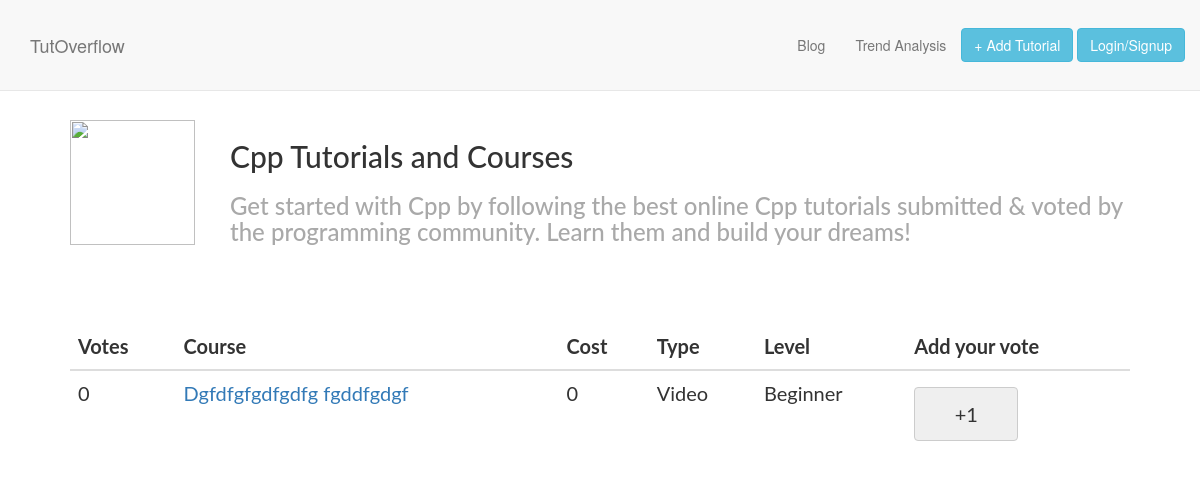
Screenshot of /courses.php?search_tech=cpp with the database file from the repository.
### tables this page shows
CREATE TABLE `Courses` (
  `technology` varchar(100) NOT NULL,
  `course_name` varchar(100) NOT NULL,
  `link` varchar(100) NOT NULL,
  `dif_level` varchar(10) NOT NULL,
  `course_type` varchar(100) NOT NULL,
  `cost` varchar(100) NOT NULL,
  `vote` int(100) NOT NULL
);

### courses.php (the view, shortened to what this page needs)
<?php
$server = "localhost";
$username = "root";
$password = "";
$dbname = "survey";
$conn = mysqli_connect($server, $username, $password, $dbname);
$search_query = $_GET['search_tech'];
$search_query = strtolower($search_query);
$sql = "SELECT course_name,link,dif_level,course_type,cost,vote from Courses where technology='$search_query' order by vote desc ";
        $tasks = mysqli_query($conn, $sql);
?>
<!DOCTYPE html>
<html lang="en">
<head>
    <link href="src/css/landing.css" rel="stylesheet">
    <link href="src/css/bootstrap.min.css" rel="stylesheet">
    <link href="src/css/scrolling-nav.css" rel="stylesheet">
    <link href="src/css/courses.css" rel="stylesheet">
</head>
<body id="page-top" data-spy="scroll" data-target=".navbar-fixed-top">
    <nav class="navbar navbar-default navbar-fixed-top" role="navigation">
        <div class="container">
            <div class="navbar-header page-scroll">
                <a class="navbar-brand page-scroll" href="index.php">TutOverflow</a>
            </div>
            <div class="collapse navbar-collapse navbar-ex1-collapse">
                <ul class="nav navbar-nav navbar-right">
                    <li>
                        <a class="page-scroll" href="display.php">Blog</a>
                    </li>
                    <li>
                        <a class="page-scroll" href="/TutOverflow/Trend/survey/main.php">Trend Analysis</a>
                    </li>
                    <button class="btn btn-info navbar-btn" data-toggle="modal" data-target="#exampleModal">+ Add Tutorial</button>
                    <?php if(!isset($_SESSION['username']))
                    echo  "<a href='db.php'><button class='btn btn-info navbar-btn'>Login/Signup</button></a>";
                    else
                        echo "<a href='db.php?logout='1><button class='btn btn-info navbar-btn'>Logout</button></a>";
                ?>
                </ul>
            </div>
        </div>
    </nav>
    <div class="container-fluid">
        <div id="tech-image">
            <?php
            $img_src="img/logo-".$search_query.".svg";
            echo '<img src="'.$img_src.'" width="125" height="125" />';?>
        </div>
        <div id="tech-info">
            <div id="main-head">
                <?php
                echo '<h2>'.ucfirst($search_query)." Tutorials and Courses </h2>";?>
            </div>
            <div id="more-info">
                <?php
                $info="Get started with ".ucfirst($search_query)." by following the best online ".ucfirst($search_query)." tutorials submitted & voted by the programming community. Learn them and build your dreams!";
                echo '<h3>'.$info.'</h3>';
                ?>
            </div>
        </div>
    </div>
    <div class="courses-list">
        <table class="table table-hover">
            <thead>
              <tr>
               <th scope="col">Votes</th>&nbsp;&nbsp;
               <th scope="col">Course</th>&nbsp;&nbsp;
               <th scope="col">Cost</th>&nbsp;&nbsp;
               <th scope="col">Type</th>&nbsp;&nbsp;
               <th scope="col">Level</th>&nbsp;&nbsp;
               <th scope="col">Add your vote</th>&nbsp;&nbsp;
           </tr>
       </thead>
       <tbody>
        <?php
        while ($row = mysqli_fetch_array($tasks))
            {?>
               <tr>
                <td> <?php echo $row['vote']; ?> </td>
                <td class="task"> <?php echo "<a href=" . $row['link'] . ">" . ucfirst($row['course_name']) . "</a>"; ?> </td>
                <td><?php echo ucfirst($row['cost']); ?></td>
                <td> <?php echo ucfirst($row['course_type']); ?> </td>
                <td> <?php echo ucfirst($row['dif_level']); ?> </td>
                <td><form method="get" action="check.php">
                    <input id="plus-one-button" type="submit" name="vote-button" value="+1"></form></td>
                </tr>
                <?php $i++;
            }
            ?>
        </tbody>
    </table>
</div>
</body>
</html>

### src/css/scrolling-nav.css (style rules this page uses)
body { width: 100%; height: 100%; }
html { width: 100%; height: 100%; }
@media (min-width:767px) { .navbar { padding: 20px 0; -webkit-transition: background .5s ease-in-out,padding .5s ease-in-out; -moz-transition: background .5s ease-in-out,padding .5s ease-in-out; transition: background .5s ease-in-out,padding .5s ease-in-out; } }

### src/css/courses.css (style rules this page uses)
.container-fluid { display: inline-flex; margin-top: 100px; font-family: "Lato", sans-serif; padding: 20px; align-items: flex-start; align-content: flex-start; margin-right: auto; margin-left: auto; }
#tech-image { margin-right: 20px; margin-left: 50px; }
#tech-info { margin-left: 15px; align-content: center; margin-right: 50px; margin-bottom: 0px; }
#more-info { color: darkgray; }
.courses-list { padding: 20px; margin-left: 50px; margin-right: 50px; font-family: "lato",sans-serif; font-size: 20px; }
#plus-one-button { width: 50%; padding: 12px 20px; margin: 8px 0; display: inline-block; border: 1px solid #ccc; border-radius: 4px; box-sizing: border-box; }

### rows the page displays
courses: vote "0", course_name "Dgfdfgfgdfgdfg fgddfgdgf", cost "0", course_type "Video", dif_level "Beginner"

### other values shown
$search_query "Cpp"
$info "Get started with Cpp by following the best online Cpp tutorials submitted & voted by the programming community. Learn them and build your dreams!"
